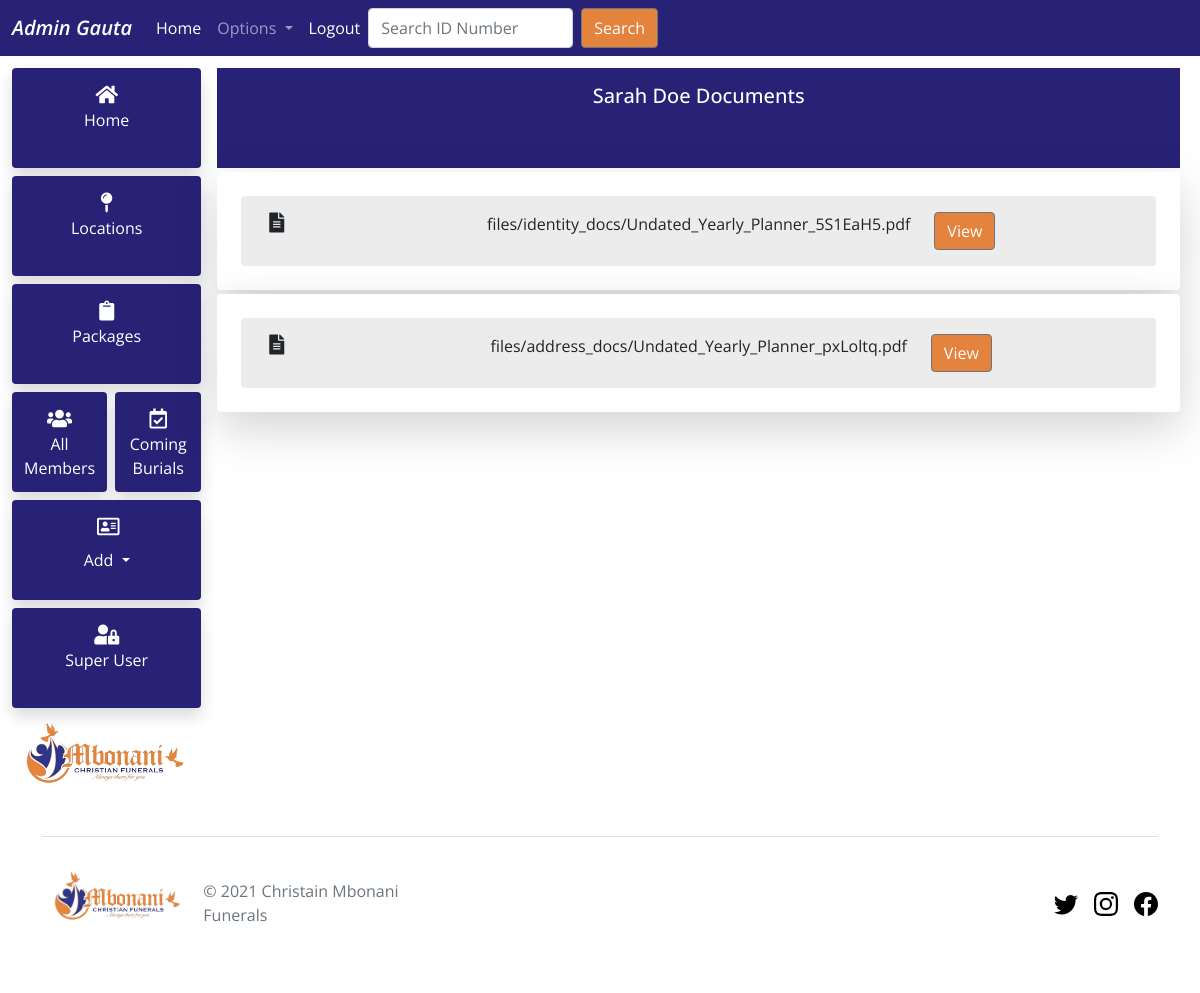
Page /members/member-documents/9889876567890 (signed in) on the committed database.
### accounts/models.py (models this page shows)
class Member(AbstractUser):
    status = models.CharField(max_length=15,
                              choices=STATUS_CHOICES,
                              default="pending")
    package = models.ForeignKey(Package,
                                max_length=15,
                                on_delete=models.CASCADE,
                                blank=True,
                                null=True)
    id_number = models.CharField(max_length=13, unique=True)
    phone_number = models.CharField(max_length=11)
    phone_number_2 = models.CharField(max_length=11, blank=True)
    address = models.CharField(max_length=500)
    id_copy = models.FileField(upload_to='files/identity_docs/', blank=True)
    proof_of_address = models.FileField(upload_to='files/address_docs/',
                                        blank=True)
    recieved_by = models.CharField(max_length=250, default='online')
    created = models.DateTimeField(auto_now_add=True)
    burial_date = models.DateTimeField(blank=True, null=True)
    slug = models.SlugField(unique=True)
    def __str__(self):
        return self.first_name

### accounts/views.py (the view)
@login_required(login_url='login')
def memberDocuments(request, slug_id):
    member = Member.objects.get(slug=slug_id)
    context = {'member': member}
    return render(request, 'accounts/documents.html', context)

### accounts/templates/accounts/documents.html (shortened to what this page needs)
{% extends 'main/main.html' %}
{% load static %}
{% block content %}
{% if request.user.id_number %}
<div class="mt-1">
  <div class="spouse-card p-3">
    <center>
      <h5 class="spouse-fonts">
        {{member.first_name}} {{member.last_name}} Documents
      </h5>
    </center>
  </div>
  {% if member.id_copy %}
  <div class="mt-1">
    <div class="profile-info shadow-lg rounded p-3">
      <div class="row p-3 rounded m-2 info-details-bg">
        <div class="col-sm"><i class="fas fa-file-alt sidebar-icon"></i></div>
        <div class="col-sm">{{member.id_copy}}</div>
        <div class="col-sm">
          <a
            class="btn btn-secondary"
            href="{{member.id_copy.url}}"
            target="_blank"
            >View</a
          >
        </div>
      </div>
    </div>
  </div>
  {% endif %}
  {% if member.proof_of_address %}
  <div class="mt-1">
    <div class="profile-info shadow-lg rounded p-3">
      <div class="row p-3 rounded m-2 info-details-bg">
        <div class="col-sm"><i class="fas fa-file-alt sidebar-icon"></i></div>
        <div class="col-sm">{{member.proof_of_address}}</div>
        <div class="col-sm">
          <a class="btn btn-secondary" href="{{file.docfile.url}}">View</a>
        </div>
      </div>
    </div>
  </div>
  {% endif %}
</div>
{% endif %}
{% endblock %}

### templates/main/navbar.html (shortened to what this page needs)
{% if request.user.is_staff %}
<nav class="navbar navbar-expand-lg navbar-dark christian-bg ">
  <div class="container-fluid">
    <a class="navbar-brand italic-600" href="{% url 'homepage' %}">Admin {{ request.user }}</a>
    <div class="collapse navbar-collapse" id="navbarSupportedContent">
      <ul class="navbar-nav me-auto mb-2 mb-lg-0">
        <li class="nav-item">
          <a class="nav-link text-white" aria-current="page" href="{% url 'homepage' %}">Home</a>
        </li>
         <li class="nav-item dropdown">
          <a class="nav-link dropdown-toggle" href="#" id="navbarDropdown" role="button" data-bs-toggle="dropdown" aria-expanded="false">
            Options
          </a>
        </li>
        <li class="nav-item">
          <a class="nav-link text-white" href="{% url 'logout' %}">Logout</a>
        </li>
      <form method="POST" action="{% url 'search-member' %}" class="d-flex">
        <input
          class="form-control me-2"
          type="search"
          placeholder="Search ID Number"
          name="searched"
          aria-label="Search"
        />
        <button class="btn btn-outline-secondary" type="submit">Search</button>
      </form>
    </div>
  </div>
</nav>
{% endif %}

### static/css/homepage.css (style rules this page uses)
:root { --primary-color: #e3833e; --secondart-color: #282277; --fonts-color: white; background-color: #ffffff; }

### static/css/upcoming_brurials.css (style rules this page uses)
:root { --primary-color: #e3833e; --secondart-color: #282277; --fonts-color: white; background-color: #ffffff; }
.profile-info { width: 100%; background-color: white; }
.info-details-bg { background-color: #ececec; }
.spouse-card { height: 100px; width: 100%; background-color: var(--secondart-color); }
.spouse-fonts { color: white; }

### static/css/all_members.css (style rules this page uses)
:root { --primary-color: #e3833e; --secondart-color: #282277; --fonts-color: white; background-color: #ffffff; }

### static/css/app_admin.css (style rules this page uses)
:root { --primary-color: #e3833e; --secondart-color: #282277; --fonts-color: white; background-color: #ffffff; }
body { font-family: "Open Sans", sans-serif; }
a { text-decoration: none; color: white; }
.sidebar-icon { font-size: 20px; }
.christian-bg { background-color: #282277; color: white; }
li.nav-item.dropdown::marker { color: transparent; }
.btn-secondary { background-color: #e3833e; color: #ffffff; }

### static/css/member_base.css (style rules this page uses)
:root { --primary-color: #e3833e; --secondart-color: #282277; --fonts-color: white; background-color: #ffffff; }
body { font-family: "Open Sans", sans-serif; }
a { text-decoration: none; color: white; }
.sidebar-icon { font-size: 20px; }
.christian-bg { background-color: #282277; color: white; }

### templates/main/navbar.html (style rules this page uses)
.christian-bg { background-color: #282277; color: white; }
.italic-600 { font-weight: 600 !important; font-style: italic !important; }
.btn-outline-secondary { background-color: #e3833e; color: #ffffff; }

### rows in the picture
Member: user "Gauta"
Member: first_name "Sarah", last_name "Doe", id_copy "files/identity_docs/Undated_Yearly_Planner_5S1EaH5.pdf", proof_of_address "files/address_docs/Undated_Yearly_Planner_pxLoltq.pdf"
